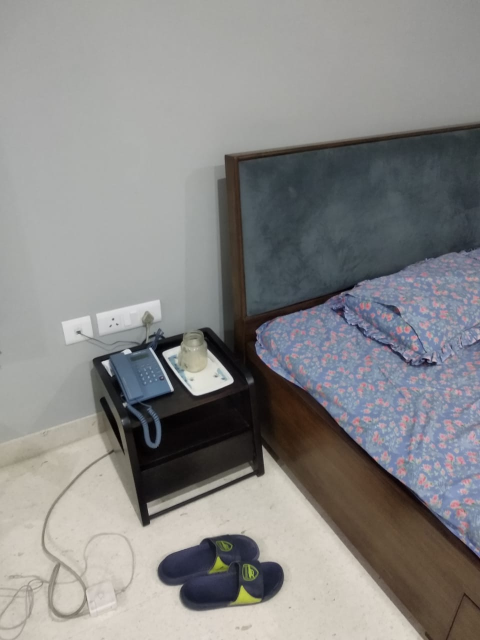
#> input picture PanoramaImages/ImageSet4/Image0Bottom.jpeg, 960 x 1280 px, found by its file name (shown at 1/2 size)
$ python panaroma_stiching.py
#> lines starting #> are read from the running program, lines starting #| are printed output that depends on the picture
import cv2 as cv
import numpy as np

img1 = cv.imread('/Users/lakshya/Desktop/Lakshya/Computer Vision/Project/PanoramaImages/ImageSet4/Image0Bottom.jpeg',0)
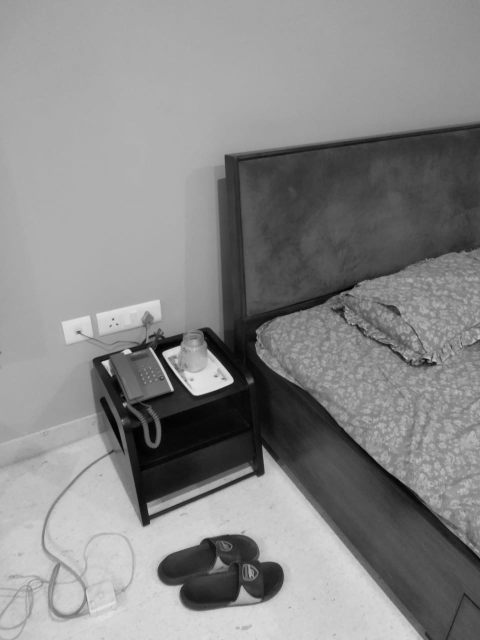
#> img1: shape (1280, 960) (shown at 1/2 size); min 0, max 230, mean 135.7

img2 = cv.imread('/Users/lakshya/Desktop/Lakshya/Computer Vision/Project/PanoramaImages/ImageSet4/Image0Top.jpeg',0)
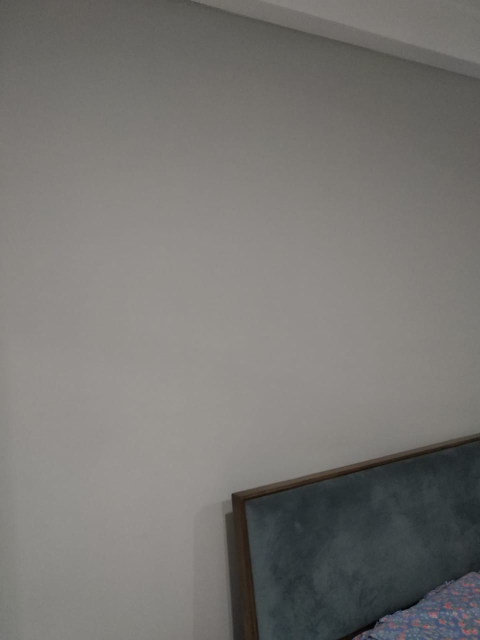
#> input picture PanoramaImages/ImageSet4/Image0Top.jpeg, 960 x 1280 px, found by its file name (shown at 1/2 size)
#> img2: shape (1280, 960); min 0, max 152, mean 117.8
print(img1.shape)
#| (1280, 960)
img1 = cv.resize(img1,(256,256))
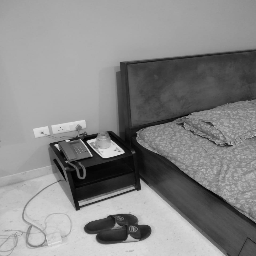
#> img1: shape (256, 256); min 0, max 227, mean 135.8
img2 = cv.resize(img2,(256,256))
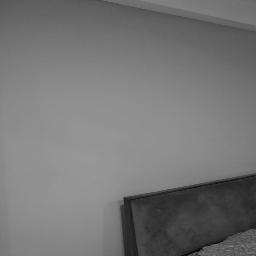
#> img2: shape (256, 256); min 1, max 152, mean 117.8


sift = cv.xfeatures2d.SIFT_create()
kp1, des1 = sift.detectAndCompute(img1, None)
#> kp1 = 194 keypoints; strongest (x, y, size): (110, 150, 12.6), (56, 145, 2.1), (89, 142, 2.6), (144, 232, 9.7)

sift = cv.xfeatures2d.SIFT_create()
kp2, des2 = sift.detectAndCompute(img2, None)
#> kp2 = 19 keypoints; strongest (x, y, size): (129, 205, 12.7), (125, 199, 2.7), (198, 250, 2.4), (199, 253, 2.1)


des1 = np.array(des1)
des2 = np.array(des2)

FLANN_INDEX_KDTREE = 0
index_params = dict(algorithm = FLANN_INDEX_KDTREE, trees = 5)
search_params = dict(checks=50)   # or pass empty dictionary

# flann = cv.FlannBasedMatcher(index_params,search_params)
bf = cv.BFMatcher()

matches = bf.knnMatch(des1,des2, k=2)
#> matches = 194 matches
# matches = flann.knnMatch(des1,des2,k = 2)

matchesMask = [[0,0] for i in range(len(matches))]
#> matchesMask = 194 pairs, first value 0 to 0, second value 0 to 0
for i,(m,n) in enumerate(matches):
	if m.distance < 0.7*n.distance:
		matchesMask[i]=[1,0]
#> after the loop, matchesMask = 194 pairs, first value 0 to 1, second value 0 to 0

draw_params = dict(matchColor = (0,255,0),
					singlePointColor = (255,0,0),
					matchesMask = matchesMask,
					flags = 0)
#> draw_params = 4 items

img3 = cv.drawMatchesKnn(img1,kp1,img2,kp2,matches,None,**draw_params)
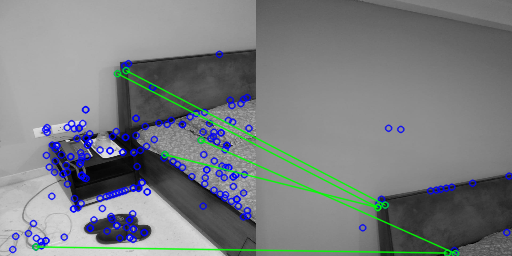
#> img3: shape (256, 512, 3); mean of channels 0, 1, 2 128.8, 125.9, 121.6; drawn as B, G, R

cv.imshow("correspondences", img3)
cv.waitKey(0)
